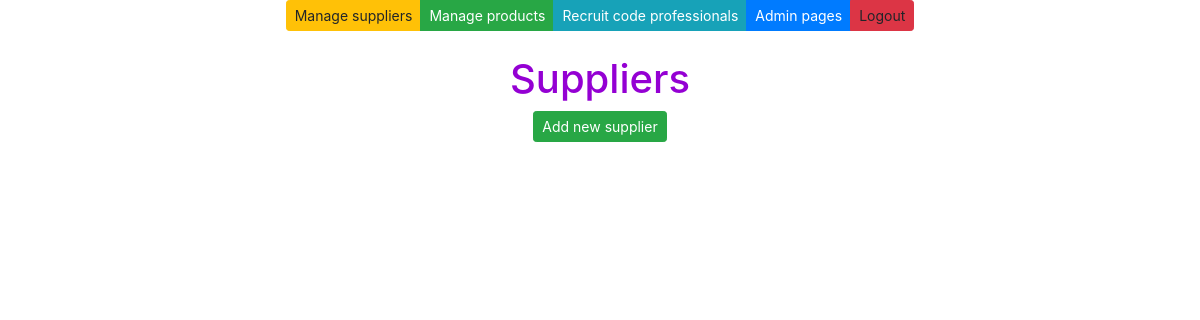
The app's page /suppliers/, older data.
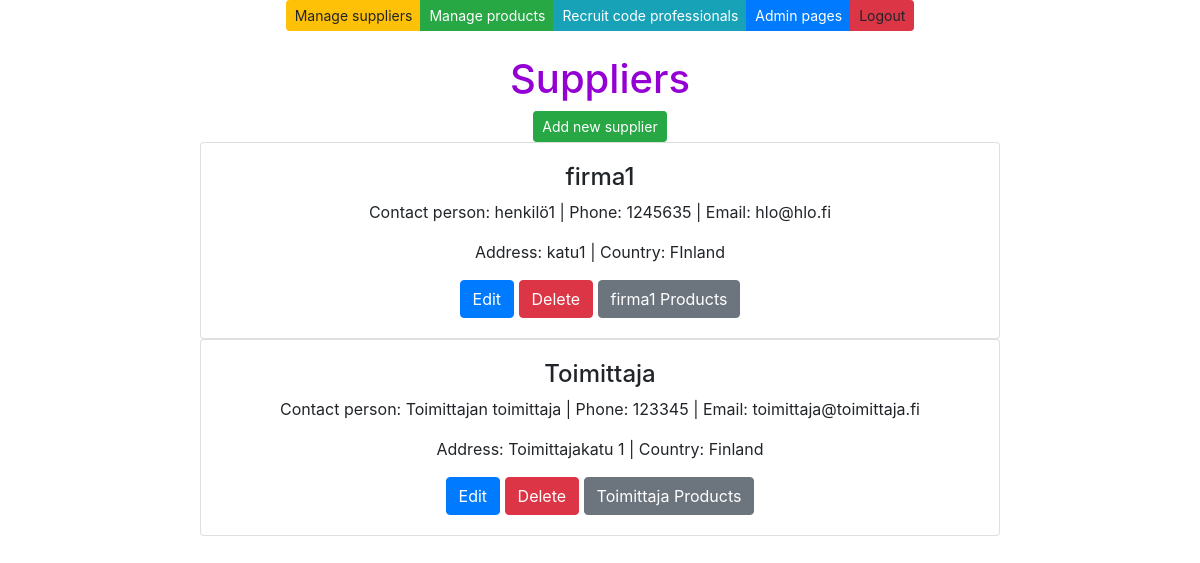
The same page, newer data.
### app/models.py (models this page shows, shortened)
class Supplier(models.Model):
    companyname = models.CharField(max_length = 50, default="firma")
    contactname = models.CharField(max_length = 50, default="firma")
    address = models.CharField(max_length = 100, default="firma")
    phone = models.CharField(max_length = 20, default="firma")
    email = models.CharField(max_length = 50, default="firma")
    country = models.CharField(max_length = 50, default="firma")

### app/views.py (the view)
# urls.py: path('suppliers/', supplierlistview),
def supplierlistview(request):
    supplierlist = Supplier.objects.all()
    context = {'suppliers': supplierlist}
    return render (request,"supplierlist.html",context)

### app/templates/supplierlist.html (shortened to what this page needs)
{% extends 'index.html' %}
{% block content %}
<br />
<br />
<h1 style="color: darkviolet">Suppliers</h1>
<button id="add-btn" class="btn btn-success btn-sm" onclick="showaddform()">Add new supplier</button>
{% for s in suppliers %}
<div class="card" style="width: 50rem;">
    <div class="card-body">
        <h4 class="cardtitle">{{s.companyname}}</h4>
        <p class="card-text">Contact person: {{s.contactname}} | Phone: {{s.phone}} | Email: {{s.email}} </p>
        <p class="card-text">Address: {{s.address}} | Country: {{s.country}}</p>
        <a href="/edit-supplier-get/{{s.id}}/" class="btn btn-primary">Edit</a>
        <a href="/confirm-delete-supplier/{{s.id}}/" class="btn btn-danger">Delete</a>
        <a href="/products-by-supplier/{{s.id}}/" class="btn btn-secondary">{{s.companyname}} Products</a>
    </div>
</div>
{%endfor%}
{% endblock %}

Row changes from the older to the newer data that the page shows:
added Supplier: companyname "firma1", contactname "henkilö1", phone "1245635", email "hlo@hlo.fi", address "katu1", country "FInland"
added Supplier: companyname "Toimittaja", contactname "Toimittajan toimittaja", phone "123345", email "toimittaja@toimittaja.fi", address "Toimittajakatu 1", country "Finland"
